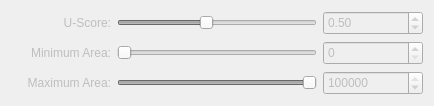
        <widget class="QWidget" name="arch_tab">
         <property name="enabled">
          <bool>false</bool>
         </property>
         <attribute name="title">
          <string>Arch</string>
         </attribute>
         <layout class="QGridLayout" name="gridLayout_10">
          <item row="2" column="1">
           <widget class="QSlider" name="arch_max_size_slider">
            <property name="sizePolicy">
             <sizepolicy hsizetype="Minimum" vsizetype="Maximum">
              <horstretch>0</horstretch>
              <verstretch>0</verstretch>
             </sizepolicy>
            </property>
            <property name="minimumSize">
             <size>
              <width>200</width>
              <height>0</height>
             </size>
            </property>
            <property name="toolTip">
             <string/>
            </property>
            <property name="maximum">
             <number>100000</number>
            </property>
            <property name="singleStep">
             <number>100</number>
            </property>
            <property name="value">
             <number>100000</number>
            </property>
            <property name="orientation">
             <enum>Qt::Orientation::Horizontal</enum>
            </property>
           </widget>
          </item>
          <item row="1" column="1">
           <widget class="QSlider" name="arch_min_size_slider">
            <property name="sizePolicy">
             <sizepolicy hsizetype="Minimum" vsizetype="Maximum">
              <horstretch>0</horstretch>
              <verstretch>0</verstretch>
             </sizepolicy>
            </property>
            <property name="minimumSize">
             <size>
              <width>200</width>
              <height>0</height>
             </size>
            </property>
            <property name="toolTip">
             <string/>
            </property>
            <property name="maximum">
             <number>100000</number>
            </property>
            <property name="singleStep">
             <number>100</number>
            </property>
            <property name="orientation">
             <enum>Qt::Orientation::Horizontal</enum>
            </property>
           </widget>
          </item>
          <item row="0" column="1">
           <widget class="QSlider" name="arch_u_score_slider">
            <property name="sizePolicy">
             <sizepolicy hsizetype="Minimum" vsizetype="Maximum">
              <horstretch>0</horstretch>
              <verstretch>0</verstretch>
             </sizepolicy>
            </property>
            <property name="minimumSize">
             <size>
              <width>200</width>
              <height>0</height>
             </size>
            </property>
            <property name="toolTip">
             <string/>
            </property>
            <property name="minimum">
             <number>10</number>
            </property>
            <property name="maximum">
             <number>100</number>
            </property>
            <property name="singleStep">
             <number>1</number>
            </property>
            <property name="value">
             <number>50</number>
            </property>
            <property name="orientation">
             <enum>Qt::Orientation::Horizontal</enum>
            </property>
            <property name="tickPosition">
             <enum>QSlider::TickPosition::NoTicks</enum>
            </property>
            <property name="tickInterval">
             <number>0</number>
            </property>
           </widget>
          </item>
          <item row="2" column="0">
           <widget class="QLabel" name="arch_max_size_label">
            <property name="sizePolicy">
             <sizepolicy hsizetype="Fixed" vsizetype="Maximum">
              <horstretch>0</horstretch>
              <verstretch>0</verstretch>
             </sizepolicy>
            </property>
            <property name="minimumSize">
             <size>
              <width>100</width>
              <height>24</height>
             </size>
            </property>
            <property name="cursor">
             <cursorShape>WhatsThisCursor</cursorShape>
            </property>
            <property name="toolTip">
             <string>Maximum allowable circular feature size.</string>
            </property>
            <property name="text">
             <string>Maximum Area:</string>
            </property>
            <property name="alignment">
             <set>Qt::AlignmentFlag::AlignRight|Qt::AlignmentFlag::AlignTrailing|Qt::AlignmentFlag::AlignVCenter</set>
            </property>
           </widget>
          </item>
          <item row="0" column="0">
           <widget class="QLabel" name="arch_u_score_label">
            <property name="sizePolicy">
             <sizepolicy hsizetype="Fixed" vsizetype="Maximum">
              <horstretch>0</horstretch>
              <verstretch>0</verstretch>
             </sizepolicy>
            </property>
            <property name="minimumSize">
             <size>
              <width>100</width>
              <height>24</height>
             </size>
            </property>
            <property name="cursor">
             <cursorShape>WhatsThisCursor</cursorShape>
            </property>
            <property name="toolTip">
             <string>A U-score closer to 1 means the blob must be more perfectly arched for fitting.</string>
            </property>
            <property name="text">
             <string>U-Score:</string>
            </property>
            <property name="alignment">
             <set>Qt::AlignmentFlag::AlignRight|Qt::AlignmentFlag::AlignTrailing|Qt::AlignmentFlag::AlignVCenter</set>
            </property>
           </widget>
          </item>
          <item row="0" column="2">
           <widget class="QDoubleSpinBox" name="arch_u_score_spin">
            <property name="sizePolicy">
             <sizepolicy hsizetype="Fixed" vsizetype="Maximum">
              <horstretch>0</horstretch>
              <verstretch>0</verstretch>
             </sizepolicy>
            </property>
            <property name="minimumSize">
             <size>
              <width>100</width>
              <height>24</height>
             </size>
            </property>
            <property name="toolTip">
             <string/>
            </property>
            <property name="minimum">
             <double>0.100000000000000</double>
            </property>
            <property name="maximum">
             <double>1.000000000000000</double>
            </property>
            <property name="singleStep">
             <double>0.100000000000000</double>
            </property>
            <property name="value">
             <double>0.500000000000000</double>
            </property>
           </widget>
          </item>
          <item row="1" column="0">
           <widget class="QLabel" name="arch_min_size_label">
            <property name="sizePolicy">
             <sizepolicy hsizetype="Fixed" vsizetype="Maximum">
              <horstretch>0</horstretch>
              <verstretch>0</verstretch>
             </sizepolicy>
            </property>
            <property name="minimumSize">
             <size>
              <width>100</width>
              <height>24</height>
             </size>
            </property>
            <property name="cursor">
             <cursorShape>WhatsThisCursor</cursorShape>
            </property>
            <property name="toolTip">
             <string>Minimum allowable circular feature size.</string>
            </property>
            <property name="text">
             <string>Minimum Area:</string>
            </property>
            <property name="alignment">
             <set>Qt::AlignmentFlag::AlignRight|Qt::AlignmentFlag::AlignTrailing|Qt::AlignmentFlag::AlignVCenter</set>
            </property>
           </widget>
          </item>
          <item row="2" column="2">
           <widget class="QSpinBox" name="arch_max_size_spin">
            <property name="sizePolicy">
             <sizepolicy hsizetype="Fixed" vsizetype="Maximum">
              <horstretch>0</horstretch>
              <verstretch>0</verstretch>
             </sizepolicy>
            </property>
            <property name="minimumSize">
             <size>
              <width>100</width>
              <height>24</height>
             </size>
            </property>
            <property name="toolTip">
             <string/>
            </property>
            <property name="maximum">
             <number>100000</number>
            </property>
            <property name="singleStep">
             <number>100</number>
            </property>
            <property name="value">
             <number>100000</number>
            </property>
           </widget>
          </item>
          <item row="1" column="2">
           <widget class="QSpinBox" name="arch_min_size_spin">
            <property name="sizePolicy">
             <sizepolicy hsizetype="Fixed" vsizetype="Maximum">
              <horstretch>0</horstretch>
              <verstretch>0</verstretch>
             </sizepolicy>
            </property>
            <property name="minimumSize">
             <size>
              <width>100</width>
              <height>24</height>
             </size>
            </property>
            <property name="toolTip">
             <string/>
            </property>
            <property name="maximum">
             <number>100000</number>
            </property>
            <property name="singleStep">
             <number>100</number>
            </property>
           </widget>
          </item>
          <item row="3" column="0" colspan="3">
           <spacer name="verticalSpacer_3">
            <property name="orientation">
             <enum>Qt::Orientation::Vertical</enum>
            </property>
            <property name="sizeType">
             <enum>QSizePolicy::Policy::Minimum</enum>
            </property>
            <property name="sizeHint" stdset="0">
             <size>
              <width>0</width>
              <height>0</height>
             </size>
            </property>
           </spacer>
          </item>
         </layout>
        </widget>
